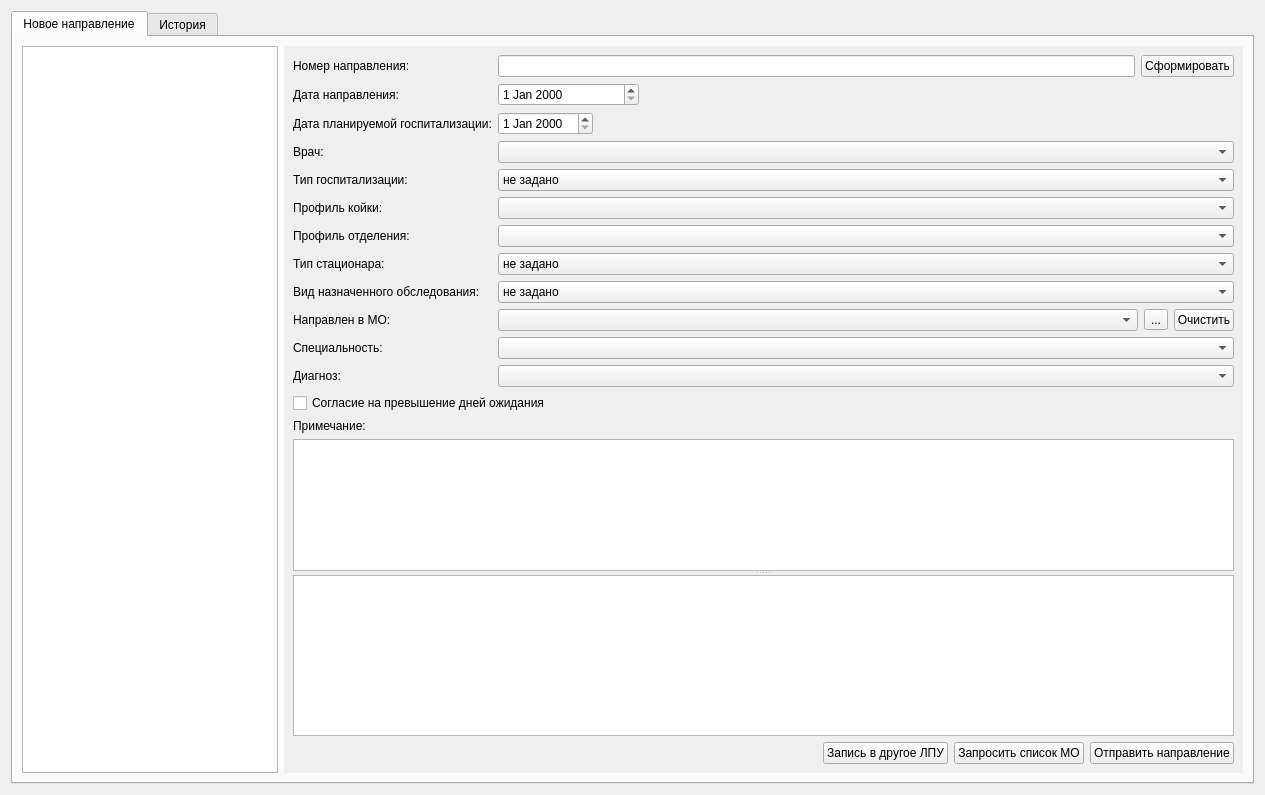
<?xml version="1.0" encoding="UTF-8"?>
<ui version="4.0">
 <class>ReferralPage</class>
 <widget class="QWidget" name="ReferralPage">
  <property name="geometry">
   <rect>
    <x>0</x>
    <y>0</y>
    <width>1265</width>
    <height>795</height>
   </rect>
  </property>
  <property name="sizePolicy">
   <sizepolicy hsizetype="Expanding" vsizetype="Expanding">
    <horstretch>0</horstretch>
    <verstretch>0</verstretch>
   </sizepolicy>
  </property>
  <property name="maximumSize">
   <size>
    <width>16777215</width>
    <height>16777215</height>
   </size>
  </property>
  <property name="windowTitle">
   <string>Form</string>
  </property>
  <layout class="QGridLayout" name="gridLayout_5">
   <item row="0" column="0">
    <widget class="QTabWidget" name="tabWidget">
     <property name="sizePolicy">
      <sizepolicy hsizetype="Expanding" vsizetype="Expanding">
       <horstretch>0</horstretch>
       <verstretch>0</verstretch>
      </sizepolicy>
     </property>
     <property name="maximumSize">
      <size>
       <width>16777215</width>
       <height>16777215</height>
      </size>
     </property>
     <property name="currentIndex">
      <number>0</number>
     </property>
     <widget class="QWidget" name="tabReserved">
      <attribute name="title">
       <string>Новое направление</string>
      </attribute>
      <layout class="QGridLayout" name="gridLayout">
       <item row="0" column="0">
        <widget class="QTableView" name="tblRefType">
         <property name="sizePolicy">
          <sizepolicy hsizetype="Minimum" vsizetype="Expanding">
           <horstretch>0</horstretch>
           <verstretch>0</verstretch>
          </sizepolicy>
         </property>
        </widget>
       </item>
       <item row="0" column="1">
        <widget class="QScrollArea" name="scrollArea">
         <property name="frameShape">
          <enum>QFrame::NoFrame</enum>
         </property>
         <property name="widgetResizable">
          <bool>true</bool>
         </property>
         <widget class="QWidget" name="scrollAreaWidgetContents">
          <property name="geometry">
           <rect>
            <x>0</x>
            <y>0</y>
            <width>963</width>
            <height>726</height>
           </rect>
          </property>
          <layout class="QGridLayout" name="gridLayout_8">
           <item row="0" column="0">
            <widget class="QSplitter" name="splitter">
             <property name="orientation">
              <enum>Qt::Vertical</enum>
             </property>
             <widget class="QWidget" name="layoutWidget">
              <layout class="QGridLayout" name="gridLayout_6" rowstretch="0,0,0,0,0,0,0,0,0,0,0,0,0,0,0,0">
               <item row="0" column="1">
                <layout class="QGridLayout" name="gridLayout_3">
                 <item row="0" column="1">
                  <widget class="QPushButton" name="btnRefGenNumber">
                   <property name="maximumSize">
                    <size>
                     <width>16777215</width>
                     <height>16777215</height>
                    </size>
                   </property>
                   <property name="text">
                    <string>Сформировать</string>
                   </property>
                  </widget>
                 </item>
                 <item row="0" column="0">
                  <widget class="QLineEdit" name="edtRefNumber">
                   <property name="maximumSize">
                    <size>
                     <width>16777215</width>
                     <height>16777215</height>
                    </size>
                   </property>
                  </widget>
                 </item>
                </layout>
               </item>
               <item row="11" column="1">
                <widget class="CICDCodeEditEx" name="edtRefMKB"/>
               </item>
               <item row="9" column="0">
                <widget class="QLabel" name="lblRelegateMo">
                 <property name="text">
                  <string>Направлен в МО:</string>
                 </property>
                </widget>
               </item>
               <item row="13" column="0">
                <widget class="QLabel" name="lblNotes">
                 <property name="text">
                  <string>Примечание:</string>
                 </property>
                </widget>
               </item>
               <item row="5" column="0">
                <widget class="QLabel" name="lblRefBedProfile">
                 <property name="text">
                  <string>Профиль койки:</string>
                 </property>
                </widget>
               </item>
               <item row="4" column="1">
                <widget class="QComboBox" name="cmbRefHospType">
                 <item>
                  <property name="text">
                   <string>не задано</string>
                  </property>
                 </item>
                 <item>
                  <property name="text">
                   <string>Плановая</string>
                  </property>
                 </item>
                 <item>
                  <property name="text">
                   <string>Экстренная</string>
                  </property>
                 </item>
                </widget>
               </item>
               <item row="11" column="0">
                <widget class="QLabel" name="lblRefMKB">
                 <property name="text">
                  <string>Диагноз:</string>
                 </property>
                </widget>
               </item>
               <item row="15" column="0">
                <spacer name="verticalSpacer">
                 <property name="orientation">
                  <enum>Qt::Vertical</enum>
                 </property>
                 <property name="sizeHint" stdset="0">
                  <size>
                   <width>20</width>
                   <height>40</height>
                  </size>
                 </property>
                </spacer>
               </item>
               <item row="10" column="1">
                <widget class="CRBComboBox" name="cmbMedProfile"/>
               </item>
               <item row="12" column="0" colspan="2">
                <widget class="QCheckBox" name="chkRefAgreement">
                 <property name="text">
                  <string>Согласие на превышение дней ожидания</string>
                 </property>
                </widget>
               </item>
               <item row="3" column="0">
                <widget class="QLabel" name="lblPerson">
                 <property name="text">
                  <string>Врач:</string>
                 </property>
                </widget>
               </item>
               <item row="14" column="0" colspan="2">
                <widget class="QTextEdit" name="edtNotes">
                 <property name="maximumSize">
                  <size>
                   <width>16777215</width>
                   <height>16777215</height>
                  </size>
                 </property>
                </widget>
               </item>
               <item row="5" column="1">
                <widget class="CRBComboBox" name="cmbRefBedProfile"/>
               </item>
               <item row="3" column="1">
                <widget class="CPersonComboBoxEx" name="cmbPerson"/>
               </item>
               <item row="0" column="0">
                <widget class="QLabel" name="lblRefNumber">
                 <property name="text">
                  <string>Номер направления:</string>
                 </property>
                </widget>
               </item>
               <item row="1" column="0">
                <widget class="QLabel" name="lblRefDate">
                 <property name="text">
                  <string>Дата направления:</string>
                 </property>
                </widget>
               </item>
               <item row="4" column="0">
                <widget class="QLabel" name="lblRefHospType">
                 <property name="text">
                  <string>Тип госпитализации:</string>
                 </property>
                </widget>
               </item>
               <item row="2" column="0">
                <widget class="QLabel" name="lblRefPlanned">
                 <property name="text">
                  <string>Дата планируемой госпитализации:</string>
                 </property>
                </widget>
               </item>
               <item row="10" column="0">
                <widget class="QLabel" name="lblMedProfile">
                 <property name="text">
                  <string>Специальность:</string>
                 </property>
                </widget>
               </item>
               <item row="9" column="1">
                <layout class="QGridLayout" name="gridLayout_7">
                 <item row="0" column="0">
                  <widget class="COrgComboBox" name="cmbRelegateMO"/>
                 </item>
                 <item row="0" column="1">
                  <widget class="QToolButton" name="btnOrgFilter">
                   <property name="text">
                    <string>...</string>
                   </property>
                  </widget>
                 </item>
                 <item row="0" column="2">
                  <widget class="QPushButton" name="btnResetMo">
                   <property name="sizePolicy">
                    <sizepolicy hsizetype="Fixed" vsizetype="Fixed">
                     <horstretch>0</horstretch>
                     <verstretch>0</verstretch>
                    </sizepolicy>
                   </property>
                   <property name="maximumSize">
                    <size>
                     <width>60</width>
                     <height>16777215</height>
                    </size>
                   </property>
                   <property name="text">
                    <string>Очистить</string>
                   </property>
                  </widget>
                 </item>
                </layout>
               </item>
               <item row="6" column="1">
                <widget class="CRBComboBox" name="cmbOrgStructure"/>
               </item>
               <item row="6" column="0">
                <widget class="QLabel" name="lblOrgStructureProfile">
                 <property name="text">
                  <string>Профиль отделения:</string>
                 </property>
                </widget>
               </item>
               <item row="7" column="1">
                <widget class="QComboBox" name="cmbStatyonaryType">
                 <item>
                  <property name="text">
                   <string>не задано</string>
                  </property>
                 </item>
                 <item>
                  <property name="text">
                   <string>Стационар</string>
                  </property>
                 </item>
                 <item>
                  <property name="text">
                   <string>Дневной стационар</string>
                  </property>
                 </item>
                </widget>
               </item>
               <item row="7" column="0">
                <widget class="QLabel" name="lblStatyonaryType">
                 <property name="text">
                  <string>Тип стационара:</string>
                 </property>
                </widget>
               </item>
               <item row="2" column="1">
                <layout class="QFormLayout" name="formLayout">
                 <property name="fieldGrowthPolicy">
                  <enum>QFormLayout::AllNonFixedFieldsGrow</enum>
                 </property>
                 <item row="0" column="0">
                  <widget class="CDateEdit" name="dtRefPlaned"/>
                 </item>
                </layout>
               </item>
               <item row="8" column="0">
                <widget class="QLabel" name="lblExamType">
                 <property name="text">
                  <string>Вид назначенного обследования:</string>
                 </property>
                </widget>
               </item>
               <item row="8" column="1">
                <widget class="QComboBox" name="cmbExamType">
                 <item>
                  <property name="text">
                   <string>не задано</string>
                  </property>
                 </item>
                 <item>
                  <property name="text">
                   <string>инструментальная диагностика</string>
                  </property>
                 </item>
                 <item>
                  <property name="text">
                   <string>методы лучевой диагностики</string>
                  </property>
                 </item>
                </widget>
               </item>
               <item row="1" column="1">
                <widget class="CDateEdit" name="dtRefDate">
                 <property name="sizePolicy">
                  <sizepolicy hsizetype="Maximum" vsizetype="Fixed">
                   <horstretch>0</horstretch>
                   <verstretch>0</verstretch>
                  </sizepolicy>
                 </property>
                 <property name="minimumSize">
                  <size>
                   <width>141</width>
                   <height>0</height>
                  </size>
                 </property>
                 <property name="maximumSize">
                  <size>
                   <width>16777215</width>
                   <height>16777215</height>
                  </size>
                 </property>
                </widget>
               </item>
              </layout>
             </widget>
             <widget class="QTableWidget" name="tblMoList">
              <property name="sizePolicy">
               <sizepolicy hsizetype="Expanding" vsizetype="Expanding">
                <horstretch>0</horstretch>
                <verstretch>0</verstretch>
               </sizepolicy>
              </property>
             </widget>
            </widget>
           </item>
           <item row="1" column="0">
            <layout class="QHBoxLayout" name="horizontalLayout_2">
             <property name="sizeConstraint">
              <enum>QLayout::SetMaximumSize</enum>
             </property>
             <item>
              <spacer name="horizontalSpacer">
               <property name="orientation">
                <enum>Qt::Horizontal</enum>
               </property>
               <property name="sizeHint" stdset="0">
                <size>
                 <width>40</width>
                 <height>20</height>
                </size>
               </property>
              </spacer>
             </item>
             <item>
              <widget class="QPushButton" name="btnAnotherLpu">
               <property name="text">
                <string>Запись в другое ЛПУ</string>
               </property>
              </widget>
             </item>
             <item>
              <widget class="QPushButton" name="btnGetMoList">
               <property name="text">
                <string>Запросить список МО</string>
               </property>
              </widget>
             </item>
             <item>
              <widget class="QPushButton" name="btnSendRef">
               <property name="text">
                <string>Отправить направление</string>
               </property>
              </widget>
             </item>
            </layout>
           </item>
          </layout>
         </widget>
        </widget>
       </item>
      </layout>
     </widget>
     <widget class="QWidget" name="history">
      <attribute name="title">
       <string>История</string>
      </attribute>
      <layout class="QGridLayout" name="gridLayout_2">
       <item row="1" column="1">
        <layout class="QGridLayout" name="gridLayout_4">
         <item row="0" column="1">
          <widget class="QPushButton" name="btnUpdateTable">
           <property name="text">
            <string>Обновить сведения таблицы</string>
           </property>
          </widget>
         </item>
         <item row="0" column="2">
          <widget class="QPushButton" name="btnUpdateStatuses">
           <property name="text">
            <string>Обновить статусы направлений </string>
           </property>
           <property name="checkable">
            <bool>false</bool>
           </property>
          </widget>
         </item>
         <item row="0" column="3">
          <widget class="QPushButton" name="btnCancellation">
           <property name="text">
            <string>Аннулировать направление</string>
           </property>
          </widget>
         </item>
         <item row="0" column="0">
          <widget class="QPushButton" name="btnResultDocument">
           <property name="text">
            <string>Получить результирующий документ</string>
           </property>
          </widget>
         </item>
         <item row="0" column="4">
          <widget class="QPushButton" name="btnEditReferral">
           <property name="text">
            <string>Редактировать направление</string>
           </property>
          </widget>
         </item>
        </layout>
       </item>
       <item row="0" column="1">
        <widget class="QScrollArea" name="scrollArea_2">
         <property name="frameShape">
          <enum>QFrame::NoFrame</enum>
         </property>
         <property name="widgetResizable">
          <bool>true</bool>
         </property>
         <widget class="QWidget" name="scrollAreaWidgetContents_2">
          <property name="geometry">
           <rect>
            <x>0</x>
            <y>0</y>
            <width>1225</width>
            <height>691</height>
           </rect>
          </property>
          <layout class="QHBoxLayout" name="horizontalLayout">
           <property name="margin">
            <number>0</number>
           </property>
           <item>
            <widget class="QTableView" name="tblHistory">
             <property name="minimumSize">
              <size>
               <width>0</width>
               <height>200</height>
              </size>
             </property>
            </widget>
           </item>
          </layout>
         </widget>
        </widget>
       </item>
      </layout>
     </widget>
    </widget>
   </item>
  </layout>
 </widget>
 <customwidgets>
  <customwidget>
   <class>CRBComboBox</class>
   <extends>QComboBox</extends>
   <header>library/crbcombobox.h</header>
  </customwidget>
  <customwidget>
   <class>CDateEdit</class>
   <extends>QDateEdit</extends>
   <header>library/DateEdit</header>
  </customwidget>
  <customwidget>
   <class>CPersonComboBoxEx</class>
   <extends>QComboBox</extends>
   <header>Orgs/PersonComboBoxEx.h</header>
  </customwidget>
  <customwidget>
   <class>COrgComboBox</class>
   <extends>QComboBox</extends>
   <header>Orgs/OrgComboBox.h</header>
  </customwidget>
  <customwidget>
   <class>CICDCodeEditEx</class>
   <extends>QComboBox</extends>
   <header>library/ICDCodeEdit.h</header>
  </customwidget>
 </customwidgets>
 <tabstops>
  <tabstop>edtRefNumber</tabstop>
  <tabstop>btnRefGenNumber</tabstop>
  <tabstop>dtRefDate</tabstop>
  <tabstop>dtRefPlaned</tabstop>
  <tabstop>cmbPerson</tabstop>
  <tabstop>cmbRefHospType</tabstop>
  <tabstop>cmbRefBedProfile</tabstop>
  <tabstop>cmbOrgStructure</tabstop>
  <tabstop>cmbStatyonaryType</tabstop>
  <tabstop>cmbRelegateMO</tabstop>
  <tabstop>btnOrgFilter</tabstop>
  <tabstop>cmbMedProfile</tabstop>
  <tabstop>edtRefMKB</tabstop>
  <tabstop>chkRefAgreement</tabstop>
  <tabstop>edtNotes</tabstop>
  <tabstop>btnAnotherLpu</tabstop>
  <tabstop>btnGetMoList</tabstop>
  <tabstop>btnSendRef</tabstop>
  <tabstop>btnResultDocument</tabstop>
  <tabstop>btnUpdateTable</tabstop>
  <tabstop>btnUpdateStatuses</tabstop>
  <tabstop>btnCancellation</tabstop>
  <tabstop>tblRefType</tabstop>
  <tabstop>tblMoList</tabstop>
  <tabstop>scrollArea</tabstop>
  <tabstop>scrollArea_2</tabstop>
  <tabstop>tblHistory</tabstop>
  <tabstop>tabWidget</tabstop>
 </tabstops>
 <resources/>
 <connections/>
</ui>
